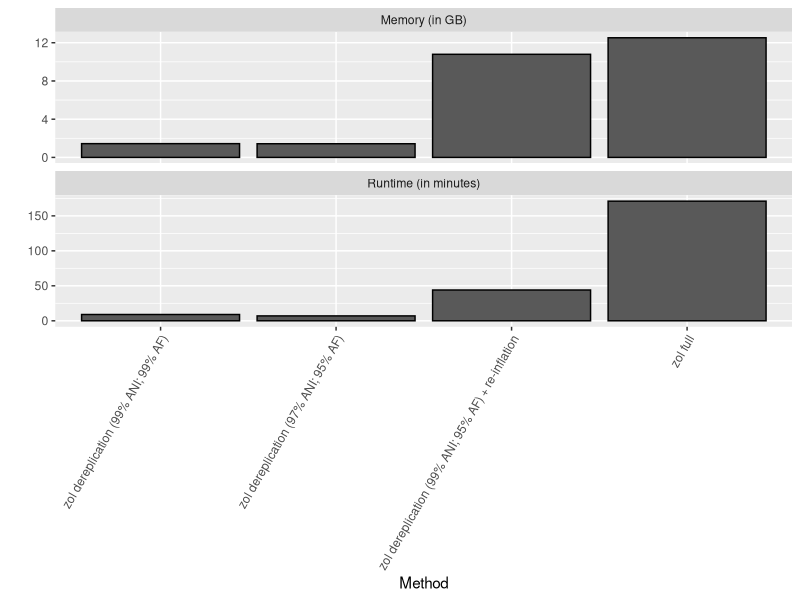

Recreate this plot in R.
library(ggplot2)

dat <- read.table("zol_memory_and_walltime.txt", header=T, sep='\t')

pdf("zol_memory_and_walltime.pdf", height=7, width=5)

ggplot(dat, aes(x=reorder(Method, Order), y=Count)) + ylab("") + xlab("Method") + geom_bar(stat='identity', color='black', fill='#595959') + facet_wrap(~Statistic, scales='free_y', ncol=1) + theme(axis.text.x = element_text(angle = 60, vjust = 1, hjust=1))

dev.off()
